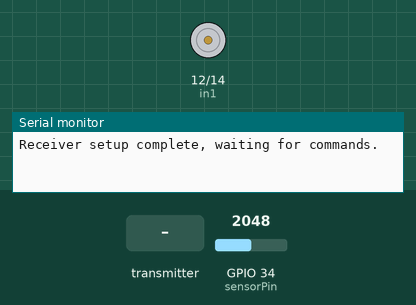
A sketch run on a simulated ESP32. Parts: motor-driver pin pairs drawn as motors (green arrow = first pin HIGH = forward, orange = second pin HIGH = backward, longer = more drive, scaled by the enable pin), the last lines printed to the serial monitor. The inputs (shaded band) are chosen by the test bench; at power-on: GPIO 34 (sensorPin) = 2048.

Above: at 1.2 s.
1.3 s: the transmitter starts sending command = on
At 1.7 s:
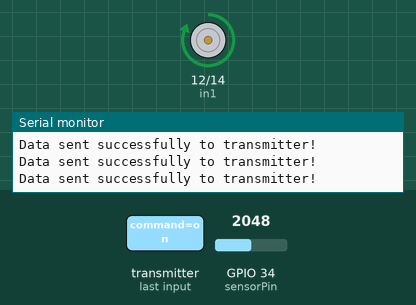
2.8 s: GPIO 34 (sensorPin) set to 1460
At 3.05 s:
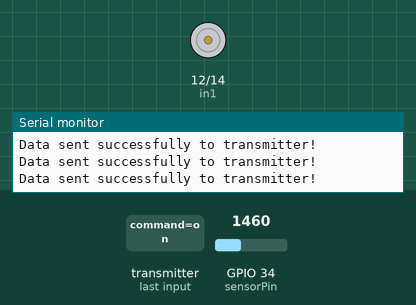
4.8 s: the transmitter starts sending command = off
Timing chart, 0 to 7.8 s (numbered marks = the images above; inputs shaded):
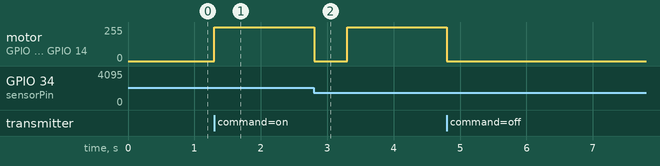

The sketch:

nodecode.ino
```cpp
#include <esp_now.h>
#include <WiFi.h>

uint8_t transmitterMacAddress[] = { 0xA0, 0xB7, 0x65, 0x27, 0x0A, 0x34 };
typedef struct struct_message {
  char command[32];
  int value;
} struct_message;

struct_message incomingData;
struct_message outgoingData;

int sensorPin = 34;
int en = 13;
int in1 = 12;
int in2 = 14;
int dryThreshold = 2500;
int wetThreshold = 1500;
int activereadfreq = 200;
int passivereadfreq = 5000;
bool motorRunning = false;
bool systemActive = false;

void sendData(const char *message) {
  strncpy(outgoingData.command, message, sizeof(outgoingData.command) - 1);
  outgoingData.command[sizeof(outgoingData.command) - 1] = '\0';

  esp_err_t result = esp_now_send(transmitterMacAddress, (uint8_t *)&outgoingData, sizeof(outgoingData));
  if (result == ESP_OK) {
    Serial.println("Data sent successfully to transmitter!");
  } else {
    Serial.println("Error sending data.");
  }
}

void startMotor() {
  digitalWrite(en, HIGH);
  digitalWrite(in1, HIGH);
  digitalWrite(in2, LOW);
  motorRunning = true;
  sendData("Motor started");
}

void stopMotor() {
  digitalWrite(en, LOW);
  motorRunning = false;
  sendData("Motor stopped");
}

void monitorMoisture() {
  if (systemActive) {
    int moisture = analogRead(sensorPin);
    sendData(("Current moisture level: " + String(moisture)).c_str());

    if (moisture > dryThreshold && !motorRunning) {
      startMotor();
    }
    if (moisture < wetThreshold && motorRunning) {
      stopMotor();
    }

    delay(motorRunning ? activereadfreq : passivereadfreq);
  }
}

void onDataRecv(const esp_now_recv_info* recv_info, const uint8_t* data, int len) {
  memcpy(&incomingData, data, sizeof(incomingData));
  Serial.print("Received Command: ");
  Serial.println(incomingData.command);

  if (strcmp(incomingData.command, "on") == 0) {
    systemActive = true;
    startMotor();
  } else if (strcmp(incomingData.command, "off") == 0) {
    systemActive = false;
    stopMotor();
  } else if (strcmp(incomingData.command, "calibrate") == 0) {
    sendData("Calibration mode activated.");
  } else if (strcmp(incomingData.command, "threshold") == 0) {
    sendData("Threshold updated.");
  }
}

void setup() {
  Serial.begin(115200);
  pinMode(sensorPin, INPUT);
  pinMode(en, OUTPUT);
  pinMode(in1, OUTPUT);
  pinMode(in2, OUTPUT);

  WiFi.mode(WIFI_STA);
  esp_now_init();

  esp_now_peer_info_t peerInfo;
  memcpy(peerInfo.peer_addr, transmitterMacAddress, 6);
  peerInfo.channel = 0;
  peerInfo.encrypt = false;
  esp_now_add_peer(&peerInfo);

  Serial.println("Receiver setup complete, waiting for commands.");
  esp_now_register_recv_cb(onDataRecv);
}

void loop() {
  monitorMoisture();
  delay(100);
}
```

Measured:
- after the input at 1.3 s, motor on GPIO 12 (in1) / GPIO 14 (in2): stopped → forward 255/255 at once
- after the input at 2.8 s, motor on GPIO 12 (in1) / GPIO 14 (in2): forward 255/255 → stopped at once, → forward 255/255 0.49 s later
